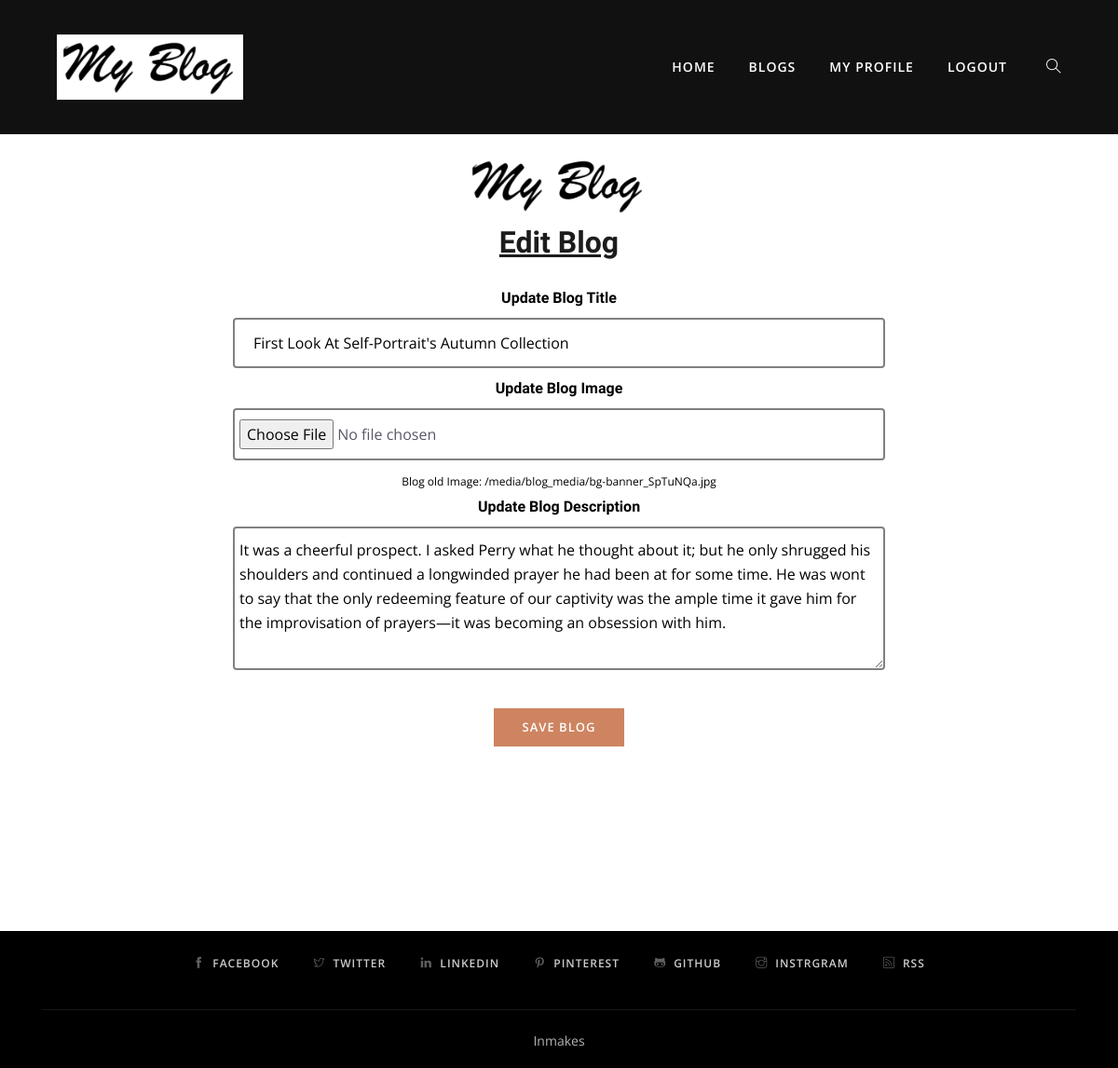
/blogUser/EditBlog/11/ (signed in), run on the app's committed database.
### Userapp/models.py (models this page shows, shortened)
class UserBlogs(models.Model):
    title = models.CharField(max_length=200,null=True)
    blog_image = models.ImageField(upload_to='blog_media', null=True)
    description = models.TextField(max_length=10000, null=True)
    username = models.CharField(max_length=200, null=True)
    status = models.CharField(default='True',max_length=100,null=True)

### Userapp/views.py (the view, shortened to what this page needs)
# urls.py: path('EditBlog/<int:blog_id>/',views.EditBlog,name='editBlog'),
@login_required()
def EditBlog(request,blog_id):
    username = request.session['username']
    blog = UserBlogs.objects.get(id=blog_id)
    if request.user.is_authenticated:
        old_img = blog.blog_image
    else:
        return redirect('BlogsActions')
    return render(request,'blogUser/editBlog.html',{'blog':blog,'username':username})

### Templates/blogUser/editBlog.html (shortened to what this page needs)
{% extends 'blogUser/userindex.html' %}
{% load static %}
{% block content %}
    <section class="single-block-wrapper">
        <div class="container">
            <div class="row justify-content-center">
                <div class="col-lg-12 col-md-10 col-sm-12 col-xs-12">
                    <div class="single-post">
                        <div class="post-header mb-5 text-center">
                            <div class="card-body">
                                <div class="d-flex justify-content-center">
                                    <img src="{% static 'assets/img/my Blog.png' %}" style="width:200px;" alt="" class="img-fluid">
                                </div>
                                <h2 class="post-title mt-2"><u>Edit Blog</u></h2>
                            </div>
                            <div class="row justify-content-center">
                                <div class="col-lg-8">
                                    <form class="contact-form" method='POST' enctype="multipart/form-data">
                                        <div class="col-12">
                                            <label for="title" class="form-label" style="margin-bottom:0px;text-align:left;">Update Blog Title</label>
                                            <input type="text" name="title" id="title" value="{{ blog.title }}" required>
                                        </div>
                                        <div class="col-12">
                                          <label for="blog_image" class="form-label" style="margin-bottom:0px;">Update Blog Image</label>
                                            <input type="file" name="blog_image" id="blog_image" >
                                            <br/> <a href="{{ blog.blog_image.url }}" style="font-size:12px;">Blog old Image: {{ blog.blog_image.url }}</a>
                                        </div>
                                        <div class="col-12">
                                            <label for="description" class="form-label" style="margin-bottom:0px;"> Update Blog Description</label>
                                            <textarea  name="description" id="description" rows="5" required>{{ blog.description }}</textarea>
                                        </div>
                                        <br>
                                        <input type="submit" class="btn btn-primary" value="Save Blog">
                                    </form>
                                </div>
                            </div>
                        </div>
                    </div>
                </div>
            </div>
        </div>
    </section>
{% endblock %}

### static/assets/css/style_home.css (style rules this page uses)
body, p { font-family: "Open Sans", sans-serif; line-height: 26px; font-size: 16px; text-rendering: optimizeLegibility; color: #666; font-weight: 400; }
html { overflow-x: hidden; width: 100%; height: 100%; }
h1, .h1, h2, .h2, h3, .h3, h4, .h4, h5, .h5, h6, .h6 { color: #1c1c1c; font-weight: 600; font-family: "Unna", serif; }
h2, .h2 { font-size: 32px; line-height: 36px; font-weight: 700; }
body { background: #fff; color: #575769; }
html, body { height: 100%; }
a { transition: all 0.3s ease-in-out; color: #000; }
a:link, a:visited { text-decoration: none; }
.btn { border-radius: 0px; padding: 10px 30px; font-weight: 600; text-transform: uppercase; color: #fff; transition: 350ms; letter-spacing: 1px; font-size: 13px; border: 1px solid transparent; }
.btn-primary { background: #ce8460; }
.post-title { text-transform: capitalize; }
.contact-form label { color: #000; font-weight: 700; font-family: "Unna", serif; margin-bottom: 10px; }

### Templates/blogUser/editBlog.html (style rules this page uses)
input[type=text], input[type=email] { border: 2px solid grey; border-radius: 4px; width: 100%; padding: 12px 20px; margin: 8px 0; box-sizing: border-box; }
input[type=file], textarea { border: 2px solid grey; border-radius: 4px; width: 100%; padding: 10px 5px; margin: 8px 0; box-sizing: border-box; }

### data on the page
UserBlogs: title "First Look At Self-Portrait's Autumn Collection", blog_image "/media/blog_media/bg-banner_SpTuNQa.jpg", description "It was a cheerful prospect. I asked Perry what he thought about it; but he only shrugged his shoulders and continued a longwinded prayer he had been at for some time. He was wont to say that the only redeeming feature of our captivity was the ample time it gave him for the improvisation of prayers—it was becoming an obsession with him."
